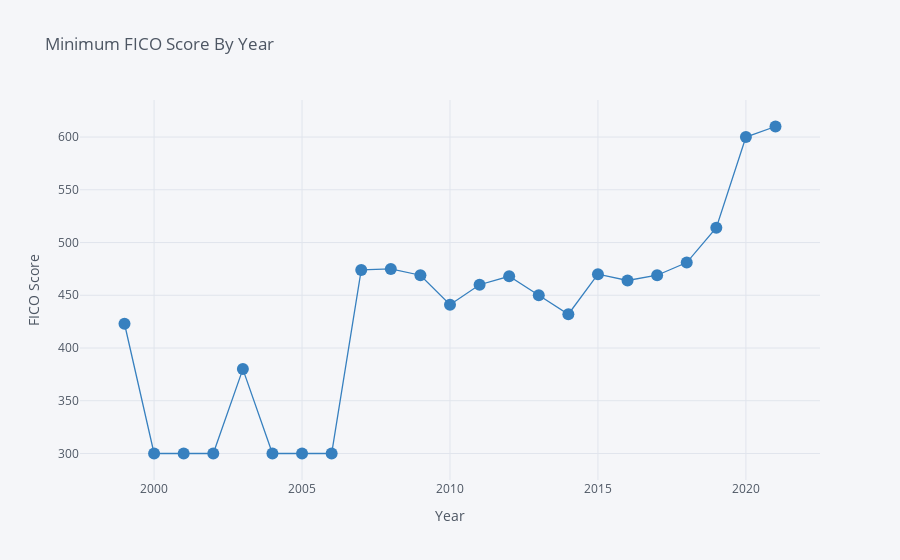

Here is the notebook cell this chart was saved with:
### Code cell
orgin_df[orgin_df['fico'] != 9999].groupby('Year')['fico'].min().iplot(
    yTitle='FICO Score',
    xTitle='Year',
    title='Minimum FICO Score By Year',
    colors='Blue',
    mode='lines+markers')

### Figure 1 — Plotly figure (JSON) as saved in the notebook; plotly's stock layout.template omitted (floating-point values rounded to 4 significant figures)
{"data": [{"line": {"color": "rgba(55, 128, 191, 1.0)", "dash": "solid", "shape": "linear", "width": 1.3}, "marker": {"size": 12, "symbol": "circle"}, "mode": "lines+markers", "name": "fico", "text": "", "type": "scatter", "x": [1999, 2000, 2001, 2002, 2003, 2004, 2005, 2006, 2007, 2008, 2009, 2010, 2011, 2012, 2013, 2014, 2015, 2016, 2017, 2018, 2019, 2020, 2021], "y": [423, 300, 300, 300, 380, 300, 300, 300, 474, 475, 469, 441, 460, 468, 450, 432, 470, 464, 469, 481, 514, 600, 610]}], "layout": {"legend": {"bgcolor": "#F5F6F9", "font": {"color": "#4D5663"}}, "paper_bgcolor": "#F5F6F9", "plot_bgcolor": "#F5F6F9", "title": {"font": {"color": "#4D5663"}, "text": "Minimum FICO Score By Year"}, "xaxis": {"gridcolor": "#E1E5ED", "showgrid": true, "tickfont": {"color": "#4D5663"}, "title": {"font": {"color": "#4D5663"}, "text": "Year"}, "zerolinecolor": "#E1E5ED"}, "yaxis": {"gridcolor": "#E1E5ED", "showgrid": true, "tickfont": {"color": "#4D5663"}, "title": {"font": {"color": "#4D5663"}, "text": "FICO Score"}, "zerolinecolor": "#E1E5ED"}}}
